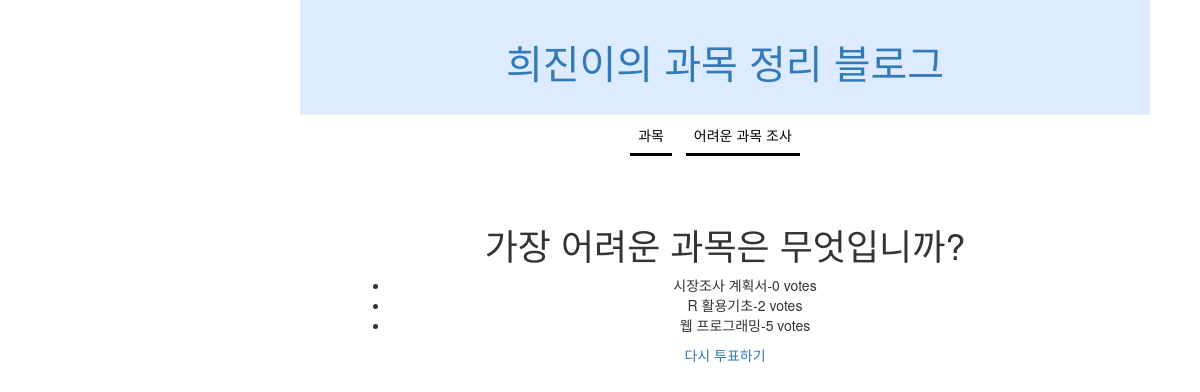
Screenshot of /survey/1/results with the database file from the repository.
### survey/models.py (models this page shows, shortened)
class Question(models.Model):
    question_text=models.CharField(max_length=200)
    pup_date=models.DateTimeField('date published')

class Choice(models.Model):
    question=models.ForeignKey(Question,on_delete=models.CASCADE)
    choice_text=models.CharField(max_length=200)
    votes=models.IntegerField(default=0)

### survey/views.py (the view)
# urls.py: path('<int:question_id>/results', views.results, name='results'),
def results(request,question_id):
        question=get_object_or_404(Question, pk=question_id)
        test = [1,2,3,4,5]
        return render(request, 'survey/results.html',{'question':question, 'test': test})

### survey/templates/survey/results.html (shortened to what this page needs)
<!DOCTYPE html>
{% load static %}
<html lang="en">
<head>
    <link rel="stylesheet" href="//maxcdn.bootstrapcdn.com/bootstrap/3.2.0/css/bootstrap.min.css">
    <link rel="stylesheet" href="//maxcdn.bootstrapcdn.com/bootstrap/3.2.0/css/bootstrap-theme.min.css">
    <link rel="stylesheet" href="{% static 'css/survey.css' %}">
</head>
<body>
<div class="page-header">
            <h1><a href="/">희진이의 과목 정리 블로그</a></h1>
        </div>
        <nav>
        <div>
            <li><a href="/">과목</a></li>
            <li><a href="survey/">어려운 과목 조사</a></li>
        </div>
        </nav>
<div class="question3">
<h1>{{question.question_text}}</h1>
<ul>
    {% for choice in question.choice_set.all %}
        <li>{{ choice.choice_text }}-{{ choice.votes }} vote{{ choice.votes|pluralize }}</li>
    {% endfor %}
</ul>
<a href="{% url 'survey:detail' question.id%}">다시 투표하기</a>
</div>
</body>
</html>

### survey/static/css/survey.css (style rules this page uses)
.page-header { background-color: #DCEBFF; margin-top: 0px; margin-right:500px; margin-bottom:0px; margin-left:300px; width: 850px; padding: 20px; text-align: center; }
.page-header h1, .page-header h1 a, .page-header h1 a:visited, .page-header h1 a:active { font-size: 30pt; text-decoration: none; text-align: center; }
nav { width: 850px; height: 40px; text-align: center; color: black; padding: 10px 0px 20px 580px; }
nav li { display: inline; padding: 5px; }
nav a { text-decoration: none; color: black; padding: 8px; border-style: hidden hidden solid hidden; }
.question3 { margin-top: 0px; margin-right:500px; margin-bottom:20px; margin-left:300px; width: 850px; padding: 50px; text-align: center; }

### rows the page displays
Question: question_text "가장 어려운 과목은 무엇입니까?"
Choice: choice_text "시장조사 계획서", votes "0"
Choice: choice_text "R 활용기초", votes "2"
Choice: choice_text "웹 프로그래밍", votes "5"
